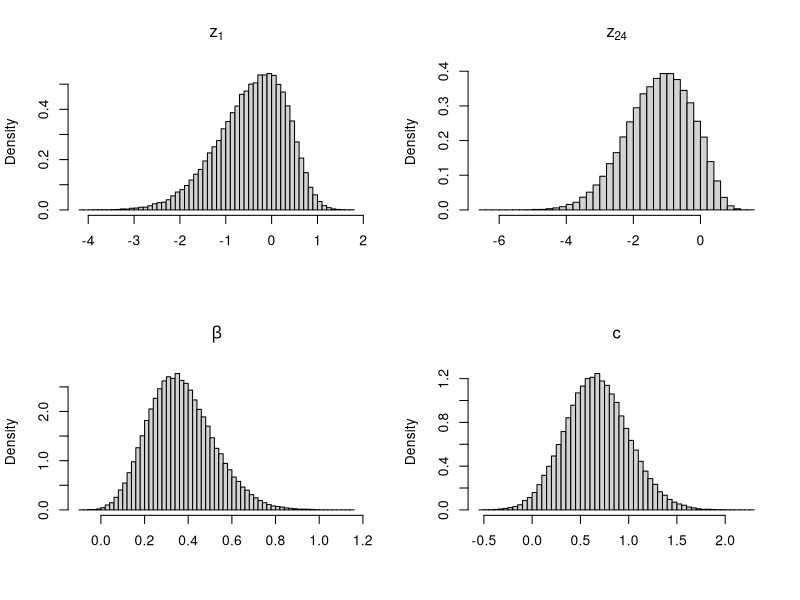
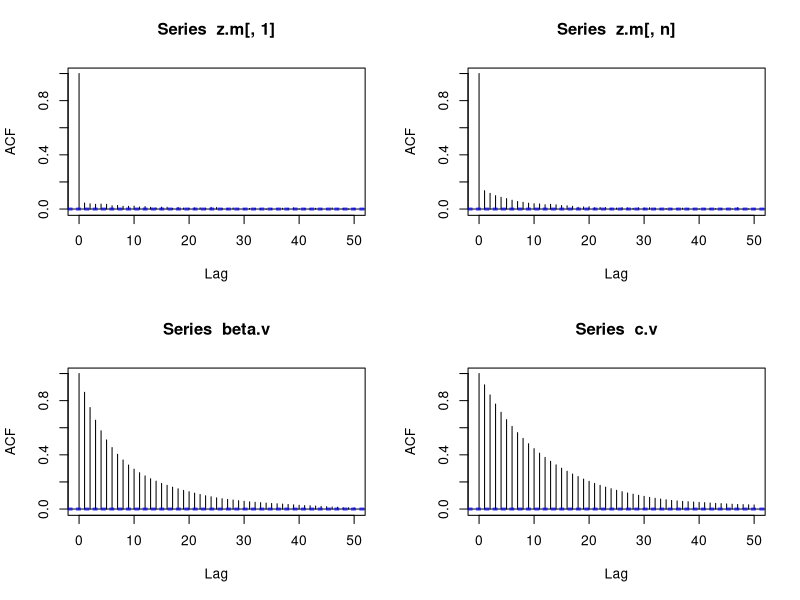

Write the R code that produced these figures, in order.
#Probit regression
rm(list=ls())

#6.3
Divorce_Data<-read.table("divorce.dat.txt", header=T)
x<-Divorce_Data$X2
y<-Divorce_Data$X0
#Gibbs sampling
tau2.beta<-16
tau2.c<-16
S=100000
n=24
z.m<-matrix(nrow=S,ncol=n)
beta.v<-rep(0,S)
c.v<-rep(0,S)

z.m[1,]<-z<-rnorm(n,0,1)
beta.v[1]<-beta<-0
c.v[1]<-c<-0

set.seed(200)
for (s in 2:S){
  #sample z
  for (i in 1:n){
    if (y[i]==1){
      u<-runif(1,pnorm(c-beta*x[i]),1)
      z[i]<-beta*x[i]+qnorm(u)
    } 
    if (y[i]==0) {
    u<-runif(1,0,pnorm(c-beta*x[i]))
    z[i]<-beta*x[i]+qnorm(u)
    }
  }
 
  z.m[s,]<-z
  
  #sample beta
  mean<-sum(x*z)*((sum(x^2)+tau2.beta^(-2))^(-1))
  var<-(sum(x^2)+tau2.beta^(-2))^(-1)
  beta<-rnorm(1,mean,sqrt(var))
  beta.v[s]<-beta
  
  #sample c
  dat<-data.frame(cbind(z,y))
  a<-max(dat$z[dat$y==0]) 
  b<-min(dat$z[dat$y==1]) 
  v<-runif(1,pnorm(a/sqrt(tau2.c)),pnorm(b/sqrt(tau2.c)))
  c<-sqrt(tau2.c)*qnorm(v)              
  c.v[s]<-c
}
#Plot
par(mfrow=c(2,2))
hist(z.m[,1],main=expression(z[1]),prob=T,xlab="",breaks = 50)
hist(z.m[,24],main=expression(z[24]),prob=T,xlab="",breaks = 50)
hist(beta.v,main=expression(beta),prob=T,xlab="",breaks = 50)
hist(c.v,main=expression(c),prob=T,xlab="",breaks = 50)
#check S.eff
#if effective sample size of 1000 is acheived for 1 z[i], we add 1 to eff.count
library(coda)
s.eff.z<-rep(0,n)
eff.count<-0
for (i in 1:n){
  s.eff.z[i]<-effectiveSize(z.m[,i])
  if (s.eff.z[i]>=1000){
    eff.count<-eff.count+1
  }
}
eff.count #24
effectiveSize(beta.v) #5694.947
effectiveSize(c.v)   #4037.15 

#plot ACF
par(mfrow=c(2,2))
acf(z.m[,1])
acf(z.m[,n])
acf(beta.v)
acf(c.v)

#95% posterior c.i. for beta:
quantile(beta.v,c(.025,.975)) #0.1098507 0.6866497 
#Pr(beta>0|y,x)
mean(beta.v>0) #0.99927

